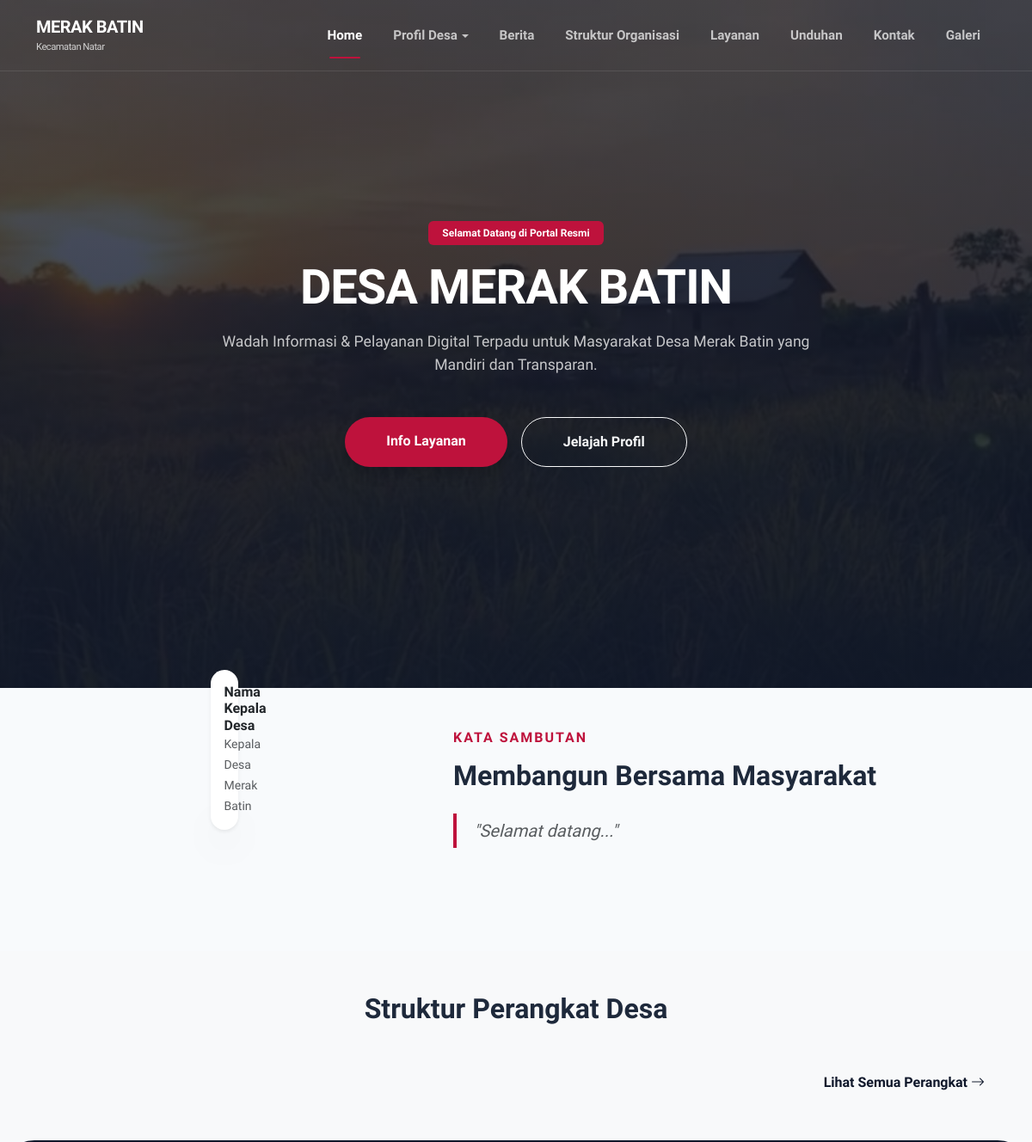
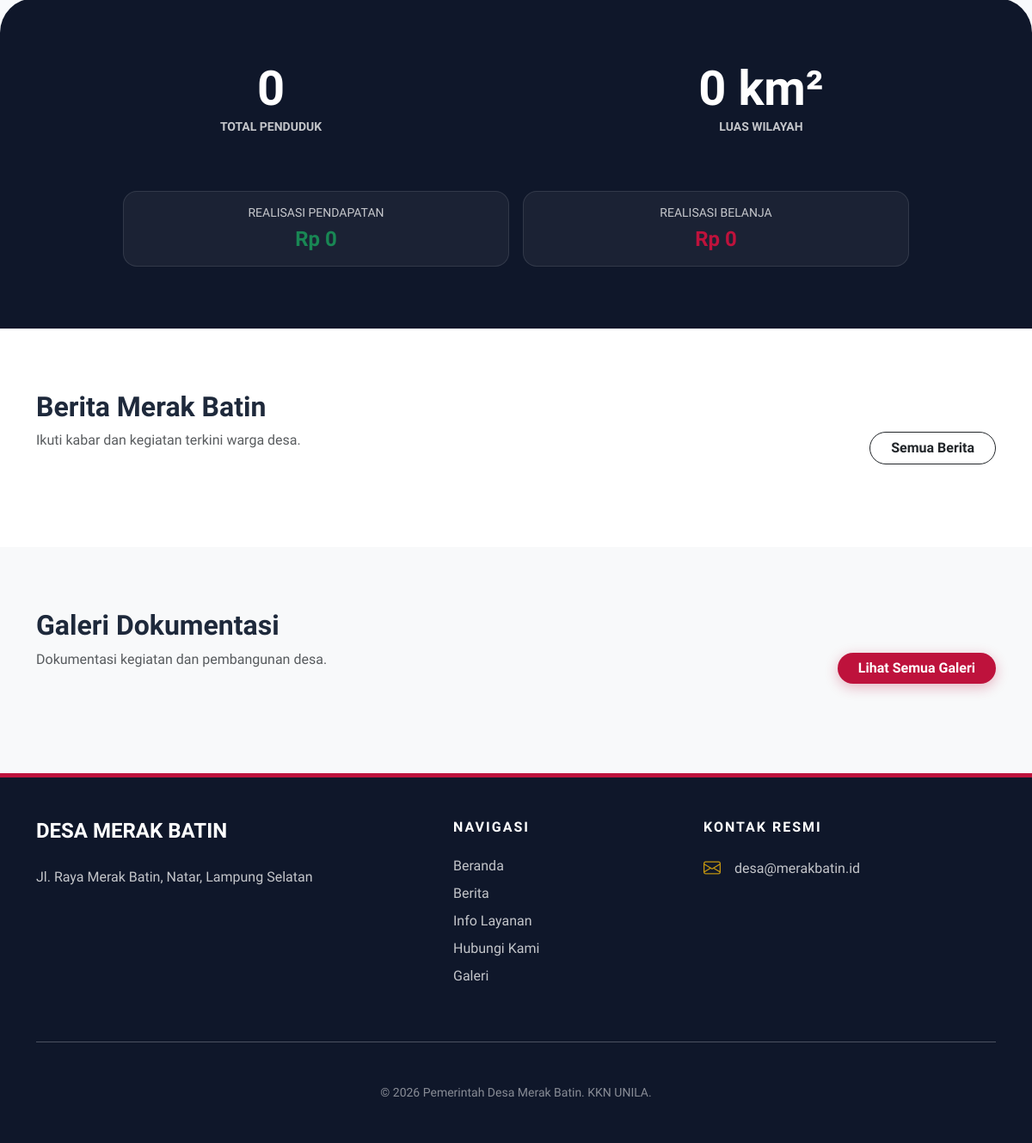
The page / on the database its author committed (2 pictures, top to bottom).
### tables this page shows
CREATE TABLE profil (
    id INT PRIMARY KEY DEFAULT 1,
    populasi INT DEFAULT 0,
    luas_wilayah VARCHAR(100) DEFAULT '0 km²',
    logo VARCHAR(255),
    foto_kepala_desa VARCHAR(255),
    nama_kepala_desa VARCHAR(255),
    sambutan TEXT,
    visi TEXT,
    misi TEXT,
    sejarah TEXT
);

CREATE TABLE kontak (
    id INT PRIMARY KEY DEFAULT 1,
    alamat TEXT,
    telepon VARCHAR(20),
    email VARCHAR(100),
    whatsapp VARCHAR(20),
    facebook VARCHAR(255),
    instagram VARCHAR(255),
    maps_embed TEXT
);

### index.php (the view, shortened to what this page needs)
<?php include 'includes/header.php'; ?>
<header class="hero" style="position: relative; min-height: 100vh; display: flex; align-items: center; overflow: hidden;">
    <div style="position: absolute; top: 0; left: 0; width: 100%; height: 100%; background: linear-gradient(to bottom, rgba(15, 23, 42, 0.7), rgba(15, 23, 42, 0.9)), url('assets/img/hero-desa.jpeg'); background-size: cover; background-position: center; z-index: -1;"></div>
    <div class="container py-5 text-center text-white">
        <div class="animate__animated animate__fadeInUp">
            <span class="badge px-3 py-2 mb-3" style="background: var(--accent-red);">Selamat Datang di Portal Resmi</span>
            <h1 class="display-4 display-md-2 fw-bolder mb-3" style="letter-spacing: -1px;">DESA MERAK BATIN</h1>
            <p class="lead opacity-75 mb-5 mx-auto" style="max-width: 700px; font-size: 1.1rem;">Wadah Informasi & Pelayanan Digital Terpadu untuk Masyarakat Desa Merak Batin yang Mandiri dan Transparan.</p>
            <div class="d-flex flex-column flex-md-row justify-content-center gap-3 px-4">
                <a href="layanan.php" class="btn btn-red px-5 py-3 shadow">Info Layanan</a>
                <a href="#profil" class="btn btn-outline-light px-5 py-3 rounded-pill fw-bold">Jelajah Profil</a>
            </div>
        </div>
    </div>
</header>
<section id="profil" class="py-5">
    <div class="container py-md-5">
        <div class="row align-items-center g-4 g-lg-5">
            <div class="col-lg-5 text-center">
                <div class="position-relative d-inline-block">
                    <div class="position-absolute bottom-0 start-50 translate-middle-x bg-white p-3 rounded-4 shadow-sm" style="width: 85%;">
                        <h6 class="fw-bold mb-0 text-dark"><?php echo htmlspecialchars($profil['nama_kepala_desa'] ?? 'Nama Kepala Desa', ENT_QUOTES, 'UTF-8'); ?></h6>
                        <small class="text-muted">Kepala Desa Merak Batin</small>
                    </div>
                </div>
            </div>
            <div class="col-lg-7 text-center text-lg-start mt-5 mt-lg-0 px-4">
                <h6 class="text-uppercase fw-bold mb-3" style="color: var(--accent-red); letter-spacing: 2px;">Kata Sambutan</h6>
                <h2 class="fw-bold mb-4">Membangun Bersama Masyarakat</h2>
                <div class="fs-5 text-muted lh-lg mb-4" style="font-style: italic; border-left: 4px solid var(--accent-red); padding-left: 20px;">
                    "<?php echo nl2br(htmlspecialchars($profil['sambutan'] ?? 'Selamat datang...', ENT_QUOTES, 'UTF-8')); ?>"
                </div>
            </div>
        </div>
    </div>
</section>
<section class="py-5 bg-light">
    <div class="container">
        <div class="text-center mb-5">
            <h2 class="fw-bold section-title">Struktur Perangkat Desa</h2>
        </div>
        <div class="text-center text-md-end mt-4">
            <a href="struktur.php" class="btn btn-link text-decoration-none fw-bold" style="color: var(--dark-blue);">Lihat Semua Perangkat <i class="bi bi-arrow-right"></i></a>
        </div>
    </div>
</section>
<section class="py-5 text-white" style="background: var(--dark-blue); border-radius: 40px 40px 0 0;">
    <div class="container py-4">
        <div class="row g-4 text-center mb-5">
            <div class="col-md-6 border-md-end border-white border-opacity-25">
                <h1 class="display-4 fw-bold mb-0"><?php echo number_format($profil['populasi'] ?? 0); ?></h1>
                <p class="opacity-75 text-uppercase fw-bold small">Total Penduduk</p>
            </div>
            <div class="col-md-6">
                <h1 class="display-4 fw-bold mb-0"><?php echo htmlspecialchars($profil['luas_wilayah'] ?? '0', ENT_QUOTES, 'UTF-8'); ?></h1>
                <p class="opacity-75 text-uppercase fw-bold small">Luas Wilayah</p>
            </div>
        </div>
        <div class="row g-3 justify-content-center text-center px-2">
            <?php
            $q_apb = mysqli_fetch_assoc(mysqli_query($conn, "SELECT SUM(CASE WHEN jenis='Pendapatan' THEN realisasi ELSE 0 END) as p, SUM(CASE WHEN jenis='Belanja' THEN realisasi ELSE 0 END) as b FROM apb_desa"));
            ?>
            <div class="col-sm-6 col-md-5">
                <div class="p-3 rounded-4 h-100" style="background: rgba(255,255,255,0.05); border: 1px solid rgba(255,255,255,0.1);">
                    <h6 class="opacity-75 small text-uppercase">Realisasi Pendapatan</h6>
                    <h4 class="fw-bold text-success mb-0">Rp <?php echo number_format($q_apb['p'] ?? 0, 0, ',', '.'); ?></h4>
                </div>
            </div>
            <div class="col-sm-6 col-md-5">
                <div class="p-3 rounded-4 h-100" style="background: rgba(255,255,255,0.05); border: 1px solid rgba(255,255,255,0.1);">
                    <h6 class="opacity-75 small text-uppercase">Realisasi Belanja</h6>
                    <h4 class="fw-bold mb-0" style="color: var(--accent-red);">Rp <?php echo number_format($q_apb['b'] ?? 0, 0, ',', '.'); ?></h4>
                </div>
            </div>
        </div>
    </div>
</section>
<section class="py-5 bg-white">
    <div class="container py-4">
        <div class="d-flex flex-column flex-md-row justify-content-between align-items-md-end mb-5 text-center text-md-start">
            <div>
                <h2 class="fw-bold">Berita Merak Batin</h2>
                <p class="text-muted">Ikuti kabar dan kegiatan terkini warga desa.</p>
            </div>
            <a href="berita.php" class="btn btn-outline-dark rounded-pill px-4 fw-bold mt-3 mt-md-0">Semua Berita</a>
        </div>
    </div>
</section>
<section class="py-5 bg-light">
    <div class="container py-4">
        <div class="d-flex flex-column flex-md-row justify-content-between align-items-md-end mb-5 text-center text-md-start">
            <div>
                <h2 class="fw-bold">Galeri Dokumentasi</h2>
                <p class="text-muted">Dokumentasi kegiatan dan pembangunan desa.</p>
            </div>
            <a href="galeri.php" class="btn btn-red rounded-pill px-4 mt-3 mt-md-0">Lihat Semua Galeri</a>
        </div>
    </div>
</section>
<?php include 'includes/footer.php'; ?>

### includes/footer.php (shortened to what this page needs)
<?php
$query_footer = mysqli_query($conn, "SELECT * FROM kontak WHERE id=1");
$kontak = mysqli_fetch_assoc($query_footer);
?>
<footer class="py-5 text-white" style="background: var(--dark-blue); border-top: 5px solid var(--accent-red);">
    <div class="container">
        <div class="row g-5">
            <div class="col-lg-5">
                <div class="d-flex align-items-center mb-4">
                    <h4 class="fw-bold mb-0">DESA MERAK BATIN</h4>
                </div>
                <p class="opacity-75 lh-lg">
                    <?php echo !empty($kontak['alamat']) ? nl2br(htmlspecialchars($kontak['alamat'], ENT_QUOTES, 'UTF-8')) : "Alamat belum diatur."; ?>
                </p>
            </div>
            <div class="col-lg-3">
                <h6 class="fw-bold text-uppercase mb-4" style="letter-spacing: 2px;">Navigasi</h6>
                <ul class="list-unstyled opacity-75 d-grid gap-2">
                    <li><a href="index.php" class="text-white text-decoration-none hover-red">Beranda</a></li>
                    <li><a href="berita.php" class="text-white text-decoration-none hover-red">Berita</a></li>
                    <li><a href="layanan.php" class="text-white text-decoration-none hover-red">Info Layanan</a></li>
                    <li><a href="kontak.php" class="text-white text-decoration-none hover-red">Hubungi Kami</a></li>
                    <li><a href="galeri.php" class="text-white text-decoration-none hover-red">Galeri</a></li>
                </ul>
            </div>
            <div class="col-lg-4">
                <h6 class="fw-bold text-uppercase mb-4" style="letter-spacing: 2px;">Kontak Resmi</h6>
                <div class="d-grid gap-3 opacity-75">
                    <?php if (!empty($kontak['email'])): ?>
                    <div class="d-flex align-items-center gap-3">
                        <i class="bi bi-envelope fs-5 text-warning"></i>
                        <span><?php echo htmlspecialchars($kontak['email'], ENT_QUOTES, 'UTF-8'); ?></span>
                    </div>
                    <?php endif; ?>
                </div>
            </div>
        </div>
        <hr class="my-5 opacity-25">
        <div class="text-center small opacity-50">
            <p class="mb-0">&copy; 2026 Pemerintah Desa Merak Batin. KKN UNILA.</p>
        </div>
    </div>
</footer>

### includes/header.php (style rules this page uses)
:root { --dark-blue: #0f172a; --accent-red: #be123c; --glass: rgba(15, 23, 42, 0.8); }
* { margin: 0; padding: 0; box-sizing: border-box; }
body { font-family: 'Plus Jakarta Sans', sans-serif; background-color: #f8fafc; color: #1e293b; padding-top: 0 !important; margin-top: 0 !important; }
.btn-red { background: var(--accent-red); color: white; border: none; border-radius: 50px; font-weight: 700; transition: all 0.3s ease; box-shadow: 0 4px 15px rgba(190, 18, 60, 0.3); }

### rows shown on the page
profil: nama_kepala_desa "Nama Kepala Desa", sambutan "Selamat datang...", populasi "0", luas_wilayah "0 km²"
kontak: alamat "Jl. Raya Merak Batin, Natar, Lampung Selatan", email "desa@merakbatin.id"

### other values the page prints
$q_apb['p'] "0"
$q_apb['b'] "0"
